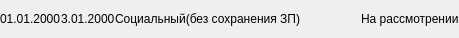
<?xml version="1.0" encoding="UTF-8"?>
<ui version="4.0">
 <class>VacationRequestsItem</class>
 <widget class="QWidget" name="VacationRequestsItem">
  <property name="geometry">
   <rect>
    <x>0</x>
    <y>0</y>
    <width>459</width>
    <height>38</height>
   </rect>
  </property>
  <property name="windowTitle">
   <string>Form</string>
  </property>
  <layout class="QHBoxLayout" name="horizontalLayout" stretch="1,1,5,2">
   <property name="spacing">
    <number>0</number>
   </property>
   <property name="leftMargin">
    <number>0</number>
   </property>
   <property name="topMargin">
    <number>0</number>
   </property>
   <property name="rightMargin">
    <number>0</number>
   </property>
   <property name="bottomMargin">
    <number>0</number>
   </property>
   <item>
    <widget class="QLabel" name="label">
     <property name="text">
      <string>01.01.2000</string>
     </property>
    </widget>
   </item>
   <item>
    <widget class="QLabel" name="label_2">
     <property name="text">
      <string>3.01.2000</string>
     </property>
    </widget>
   </item>
   <item>
    <widget class="QLabel" name="label_3">
     <property name="text">
      <string>Социальный(без сохранения ЗП)</string>
     </property>
    </widget>
   </item>
   <item>
    <widget class="QLabel" name="label_4">
     <property name="text">
      <string>На рассмотрении</string>
     </property>
    </widget>
   </item>
  </layout>
 </widget>
 <resources/>
 <connections/>
</ui>
